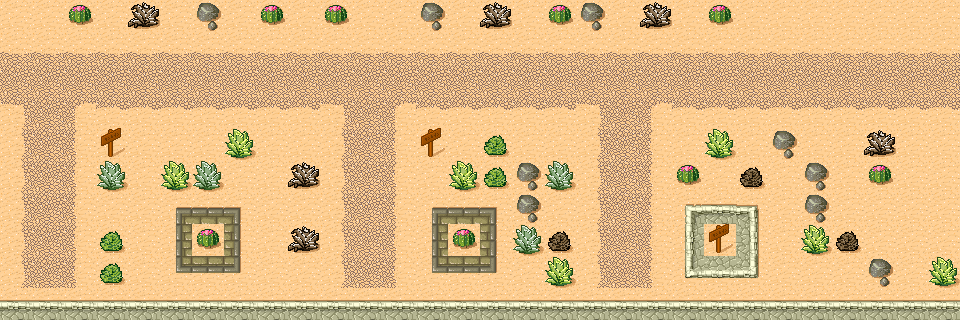

A 2D game scene composited from a Tiled map and its tileset images. What follows is a short description and the map's XML, with each tile layer's data collapsed to a summary:
An orthogonal 30x10 tile map with 32x32 px tiles, 4 tile layers (Background, Scenery, Plants, Ground), 2 tilesets and 14 objects.

<map version="1.0" orientation="orthogonal" renderorder="right-down" width="30" height="10" tilewidth="32" tileheight="32">
 <tileset firstgid="1" name="Desert" tilewidth="32" tileheight="32" spacing="1" margin="1">
  <image source="tmw_desert_spacing.png" width="265" height="199" />
 </tileset>
 <tileset firstgid="49" name="Coin" tilewidth="32" tileheight="32">
  <image source="coin.png" width="192" height="32" />
 </tileset>
 <layer name="Background" width="30" height="10">
  <data>[300 cells, 300 non-empty, 1 distinct tile ids]</data>
 </layer>
 <layer name="Scenery" width="30" height="10">
  <data>[300 cells, 166 non-empty, 17 distinct tile ids]</data>
 </layer>
 <layer name="Plants" width="30" height="10">
  <data>[300 cells, 55 non-empty, 16 distinct tile ids]</data>
 </layer>
 <layer name="Ground" width="30" height="10">
  <data>[300 cells, 39 non-empty, 9 distinct tile ids]</data>
 </layer>
 <objectgroup name="Money">
  <object gid="49" x="800" y="96" />
  <object gid="49" x="384" y="128" />
  <object gid="49" x="160" y="96">
   <properties>
    <property name="body.velocity.x" value="1" />
   </properties>
  </object>
  <object gid="49" x="128" y="96" />
  <object gid="49" x="64" y="192" />
  <object gid="49" x="32" y="256">
   <properties>
    <property name="alpha" value="0.5" />
    <property name="body.gravity.y" value="100" />
    <property name="rotation" value="25" />
   </properties>
  </object>
  <object gid="49" x="32" y="192">
   <properties>
    <property name="alpha" value="0.5" />
   </properties>
  </object>
  <object gid="49" x="544" y="160" />
  <object gid="49" x="384" y="224" />
  <object gid="49" x="640" y="256" />
  <object gid="49" x="896" y="96" />
  <object gid="49" x="480" y="128" />
  <object gid="49" x="576" y="96" />
  <object gid="49" x="320" y="64" />
 </objectgroup>
</map>
